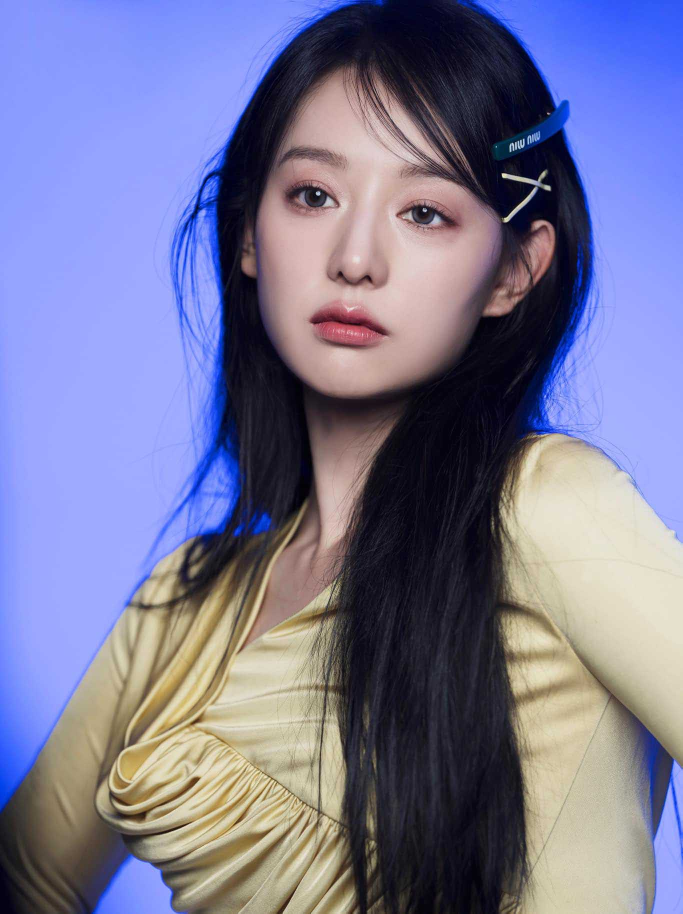
#> input picture data/original/Kim-Ji-Won-6.jpg, 1365 x 1827 px, found by its file name (shown at 1/2 size); its folder holds only this picture in this run
$ python add_noise.py
#> lines starting #> are read from the running program, lines starting #| are printed output that depends on the picture
### src/utils.py
import cv2
import numpy as np
import time


def maybe_resize(img, max_size=None): # Thay đổi kích thước hình ảnh nếu cạnh lớn nhất vượt quá max_size
    if not max_size: # Nếu không có giới hạn kích thước, trả về hình ảnh gốc
        return img
    h, w = img.shape[:2] # Lấy chiều cao và chiều rộng của hình ảnh
    scale = min(max_size / max(h, w), 1.0) # Tính tỷ lệ thay đổi kích thước
    if scale < 1.0: # Nếu cần thay đổi kích thước
        new_w = int(w * scale) # Tính chiều rộng mới
        new_h = int(h * scale) # Tính chiều cao mới
        img = cv2.resize(img, (new_w, new_h), interpolation=cv2.INTER_AREA) # Thay đổi kích thước hình ảnh
    return img


class Timer: # Đơn giản để đo thời gian thực thi của một khối mã
    def __init__(self): # Khởi tạo bộ đếm thời gian
        self.start_time = None
    def __enter__(self): # Bắt đầu đo thời gian
        self.start_time = time.perf_counter()
        return self
    def __exit__(self, exc_type, exc, tb): # Kết thúc đo thời gian
        self.elapsed = time.perf_counter() - self.start_time


def to_gray(img): # Chuyển đổi hình ảnh sang thang độ xám
    return cv2.cvtColor(img, cv2.COLOR_BGR2GRAY) if img.ndim == 3 else img

### src/add_noise.py
import cv2
import numpy as np
import os
import argparse
from utils import maybe_resize

# Hàm thêm nhiễu  gauusian
def add_gaussian_noise(img, sigma):
    gauss = np.random.normal(0, sigma, img.shape).astype(np.float32) # Tạo nhiễu Gaussian với độ lệch chuẩn sigma
    noisy = img.astype(np.float32) + gauss # Thêm nhiễu vào ảnh gốc
    noisy = np.clip(noisy, 0, 255).astype(np.uint8) # Đảm bảo giá trị pixel hợp lệ
    return noisy
# hàm thêm nhiễu  salt pepper
def add_salt_pepper(img, amount):
    out = img.copy() # Tạo bản sao của ảnh gốc để thêm nhiễu
    h, w = img.shape[:2] # Lấy kích thước ảnh
    num_salt = int(amount * h * w / 2) # Số điểm nhiễu muối
    # salt
    coords = (np.random.randint(0, h, num_salt), np.random.randint(0, w, num_salt)) # Tọa độ ngẫu nhiên cho điểm muối
    out[coords] = 255 # Đặt điểm muối thành trắng
    # pepper
    coords = (np.random.randint(0, h, num_salt), np.random.randint(0, w, num_salt))
    out[coords] = 0 # Đặt điểm tiêu thành đen
    return out


if __name__ == "__main__":
    parser = argparse.ArgumentParser(description="Generate noisy images") # Chương trình này thêm nhiễu Gaussian và Salt & Pepper vào các hình ảnh trong thư mục nguồn và lưu kết quả vào thư mục đích.
    parser.add_argument("--src_dir", default="data/original")
    parser.add_argument("--out_dir", default="data/noisy")
    parser.add_argument("--sigmas", type=str, default="10,20,30", help="Gaussian sigmas, comma-separated") # Các mức độ lệch chuẩn Gaussian, phân tách bằng dấu phẩy.
    parser.add_argument("--sp_levels", type=str, default="0.01,0.03,0.05", help="Salt&pepper levels, comma-separated") # Các mức độ nhiễu Salt & Pepper, phân tách bằng dấu phẩy.
    parser.add_argument("--max_size", type=int, default=None, help="Resize max side before adding noise") # Kích thước tối đa để thay đổi kích thước hình ảnh nguồn trước khi thêm nhiễu.
    parser.add_argument("--seed", type=int, default=42, help="Random seed for reproducibility") # Hạt giống ngẫu nhiên để tái tạo kết quả.
    args = parser.parse_args()

    # Thiết lập hạt giống ngẫu nhiên nếu được chỉ định
    if args.seed is not None:
        np.random.seed(args.seed)

    src_dir = args.src_dir # Thư mục chứa hình ảnh nguồn.
    out_dir = args.out_dir # Thư mục để lưu hình ảnh bị nhiễu.
    os.makedirs(out_dir, exist_ok=True) # Tạo thư mục đích nếu chưa tồn tại.
    sigmas = [int(s) for s in args.sigmas.split(",") if s] # Phân tích danh sách độ lệch chuẩn Gaussian từ tham số dòng lệnh.
    sp_levels = [float(p) for p in args.sp_levels.split(",") if p] # Phân tích danh sách mức độ nhiễu Salt & Pepper từ tham số dòng lệnh.
    for fname in os.listdir(src_dir): # Lặp qua tất cả các hình ảnh trong thư mục nguồn.
        if not fname.lower().endswith((".png",".jpg",".jpeg")): # Bỏ qua các tệp không phải hình ảnh.
            continue
        # Read color to preserve colors through the pipeline
        img = cv2.imread(os.path.join(src_dir, fname), cv2.IMREAD_COLOR) # Đọc ảnh màu (BGR) để giữ nguyên màu sắc từ đầu đến cuối
#> img is the input picture: shape (1827, 1365, 3); mean B, G, R 151.8, 119.4, 119.6
        img = maybe_resize(img, args.max_size) # Thay đổi kích thước hình ảnh nếu cần thiết.
        basename = os.path.splitext(fname)[0] # Tên tệp cơ sở không có phần mở rộng.
        # gaussian noises
        for s in sigmas:
            noisy = add_gaussian_noise(img, s) # Thêm nhiễu Gaussian với độ lệch chuẩn s
            cv2.imwrite(os.path.join(out_dir, f"{basename}_gauss_sigma{s}.png"), noisy) # Lưu hình ảnh bị nhiễu
#> this loop made 3 passes
#> pass 1, in add_gaussian_noise, `noisy = img.astype(np.float32) + gauss`:
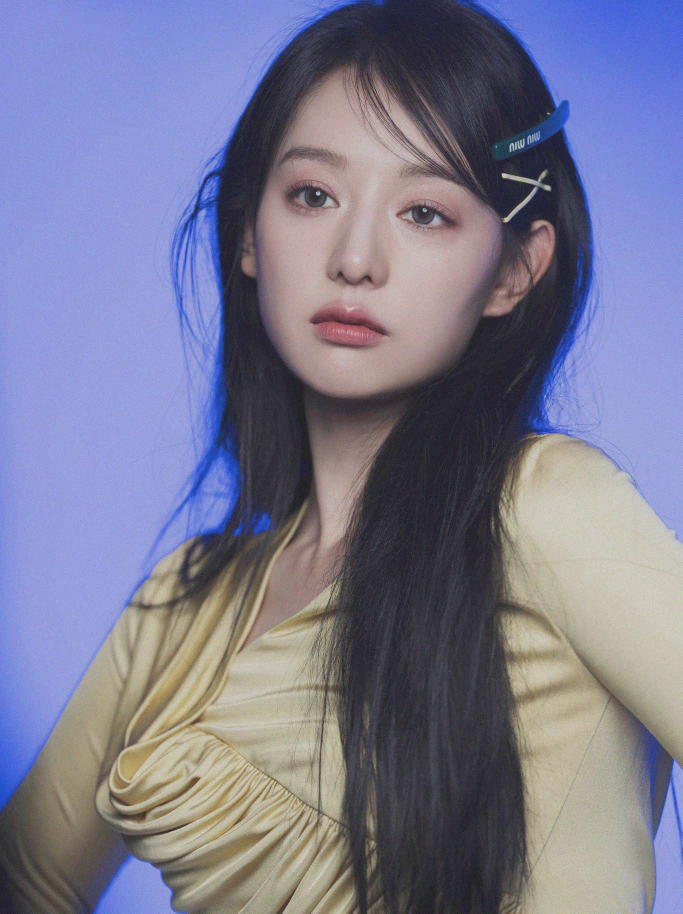
#> noisy: shape (1827, 1365, 3) float32 (shown at 1/2 size); mean B, G, R 151.8, 119.4, 119.6; drawn with min black and max white
#> pass 2, in add_gaussian_noise (call 2), `noisy = img.astype(np.float32) + gauss`:
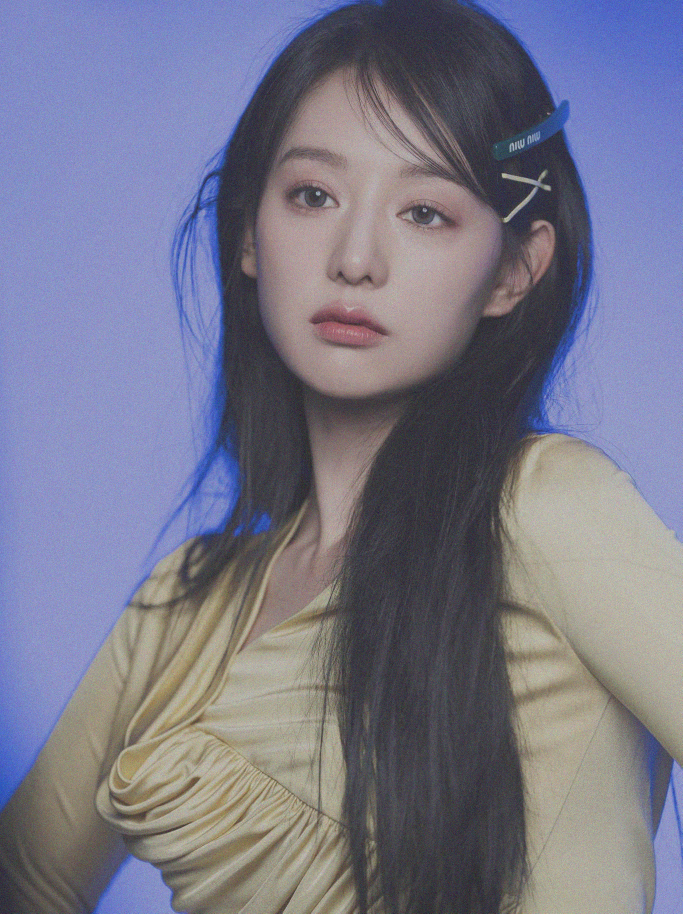
#> noisy: shape (1827, 1365, 3) float32 (shown at 1/2 size); mean B, G, R 151.8, 119.4, 119.6; drawn with min black and max white
        # salt & pepper
        for p in sp_levels:
            noisy = add_salt_pepper(img, p)
            cv2.imwrite(os.path.join(out_dir, f"{basename}_sp_p{int(p*100)}.png"), noisy)
    print("Done generating noisy images.")

$ run again, on data/original/Ndog.jpg
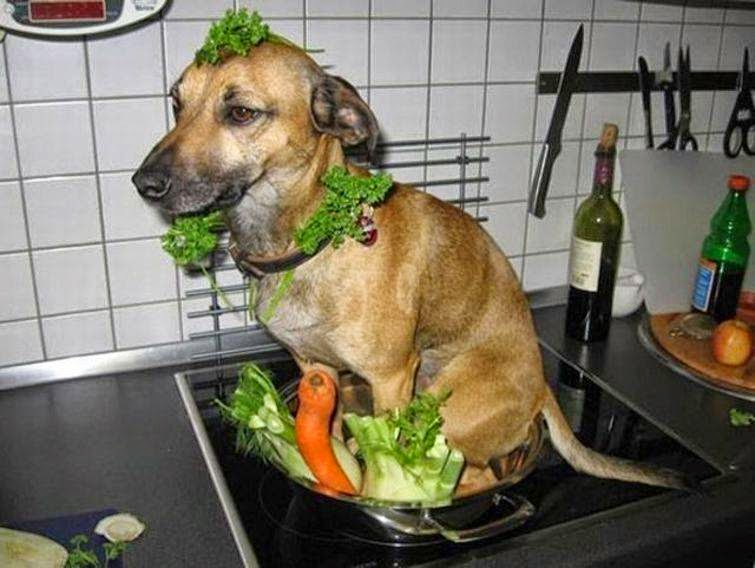
#> input picture data/original/Ndog.jpg, 755 x 568 px, found by its file name
#> img is the input picture: shape (568, 755, 3); mean B, G, R 97.5, 115, 121.1
#> the loop `for s in sigmas:` made 3 passes
#> pass 1, in add_gaussian_noise, `noisy = img.astype(np.float32) + gauss`:
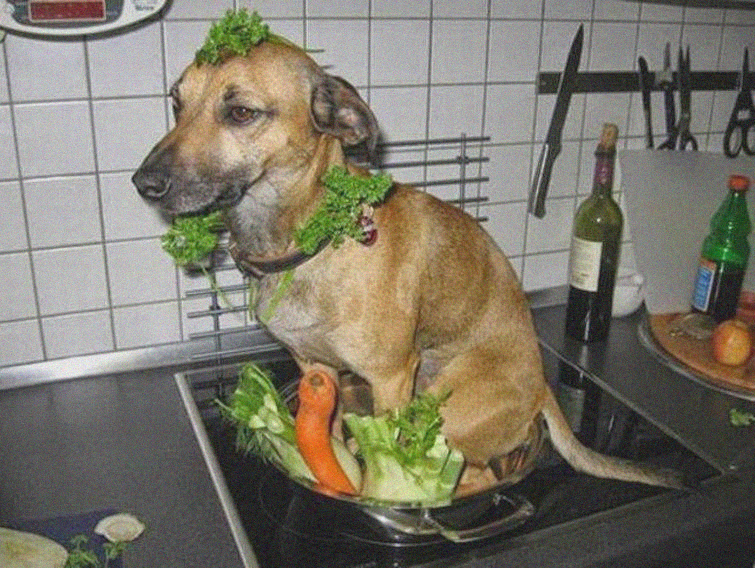
#> noisy: shape (568, 755, 3) float32; mean B, G, R 97.5, 115, 121.1; drawn with min black and max white
#> the loop `for p in sp_levels:` made 3 passes
#> pass 3, `noisy = add_salt_pepper(img, p)`:
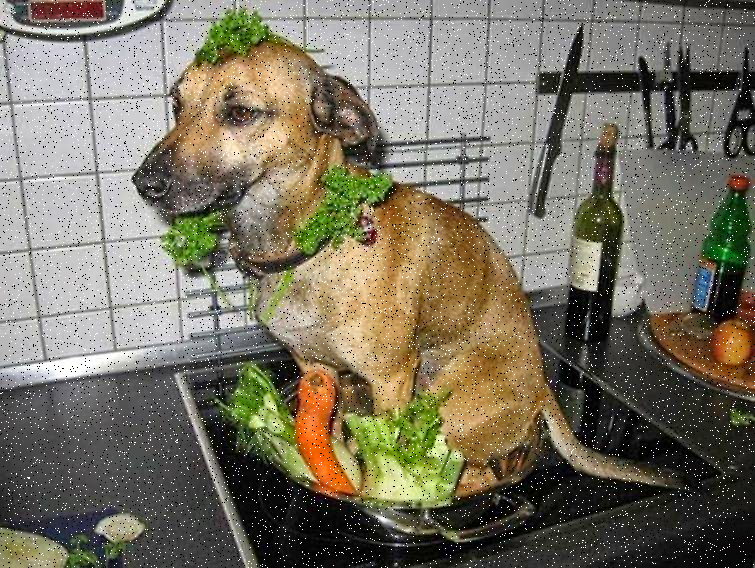
#> noisy: shape (568, 755, 3); mean B, G, R 98.9, 115.6, 121.4

$ run again, on data/original/moutain.jpg
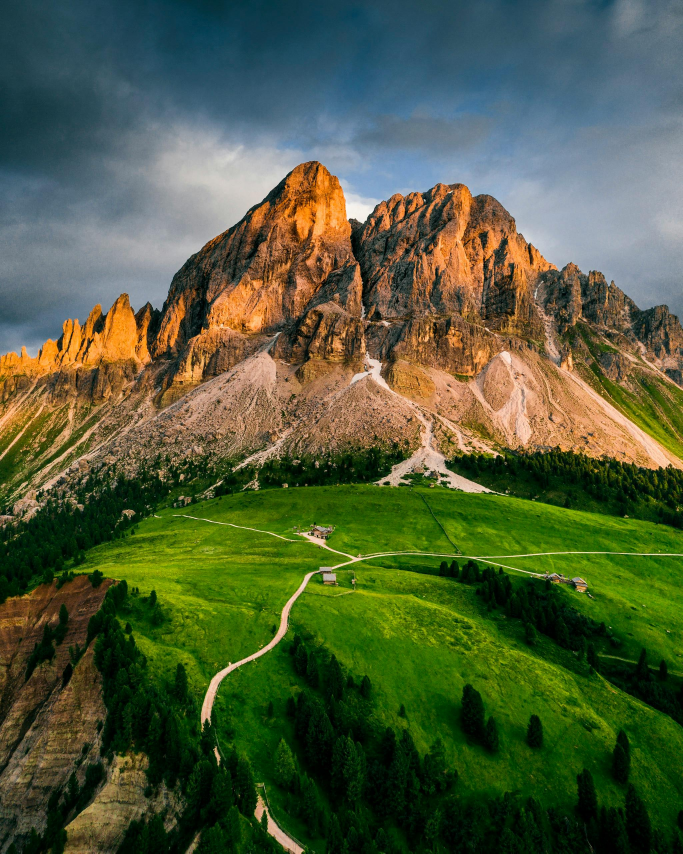
#> input picture data/original/moutain.jpg, 2048 x 2560 px, found by its file name (shown at 1/3 size)
#> img is the input picture: shape (2560, 2048, 3); mean B, G, R 59.5, 92, 80.3
#> the loop `for s in sigmas:` made 3 passes
#> pass 1, in add_gaussian_noise, `noisy = img.astype(np.float32) + gauss`:
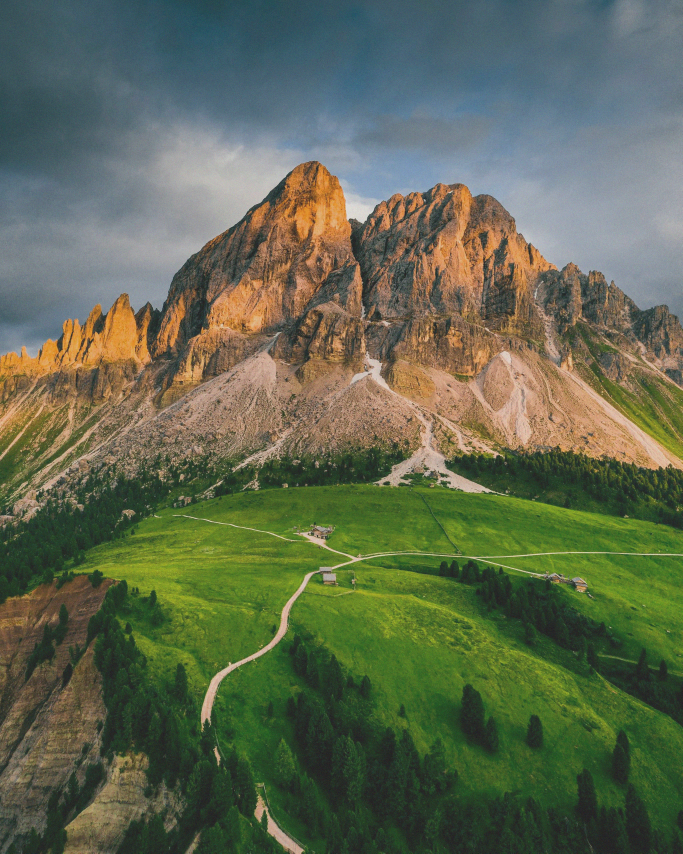
#> noisy: shape (2560, 2048, 3) float32 (shown at 1/3 size); mean B, G, R 59.3, 92, 80.2; drawn with min black and max white
#> pass 2, in add_gaussian_noise (call 2), `noisy = img.astype(np.float32) + gauss`:
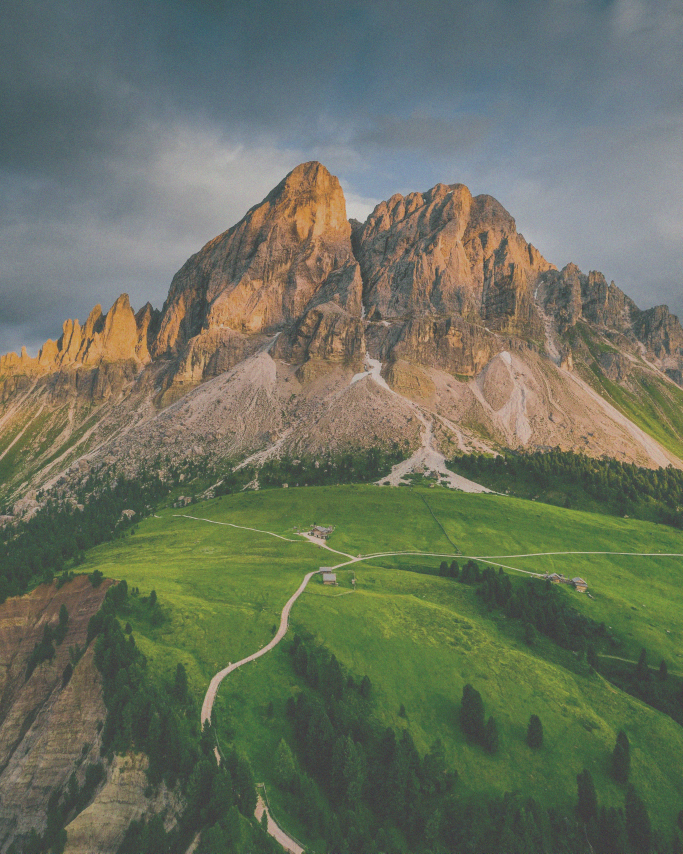
#> noisy: shape (2560, 2048, 3) float32 (shown at 1/3 size); mean B, G, R 59.5, 92, 80.3; drawn with min black and max white
